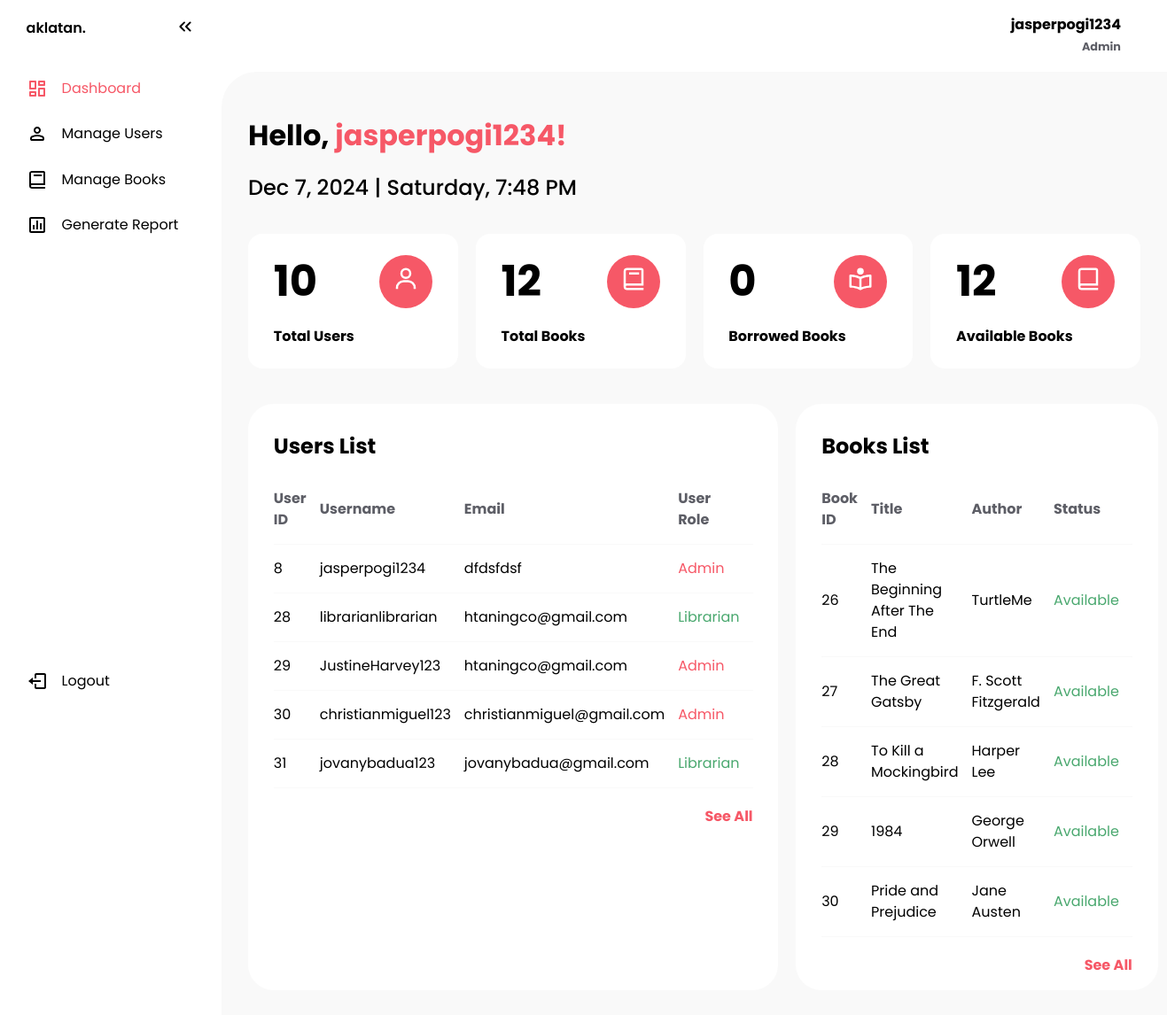
/views/admin/dashboard.php (signed in), run on the app's committed database.
### tables this page shows
CREATE TABLE `tbl_user` (
  `user_id` int(11) NOT NULL,
  `username` varchar(255) DEFAULT NULL,
  `user_password` varchar(255) DEFAULT NULL,
  `user_email` varchar(255) DEFAULT NULL,
  `user_role` enum('Librarian','Admin','','') DEFAULT NULL
);

CREATE TABLE `tbl_book` (
  `book_id` int(11) NOT NULL,
  `book_title` varchar(255) DEFAULT NULL,
  `book_author` varchar(255) DEFAULT NULL,
  `book_publisher` varchar(255) DEFAULT NULL,
  `book_publication_year` varchar(255) DEFAULT NULL,
  `book_status` enum('Available','Borrowed','','') NOT NULL,
  `book_borrowed_date` datetime DEFAULT NULL,
  `book_returned_date` datetime DEFAULT NULL
);

### views/admin/dashboard.php (the view, shortened to what this page needs)
<?php
include("../../includes/auth.php");
$query_users = "SELECT COUNT(*) as total_users FROM tbl_user";
$stmt_users = $pdo->prepare($query_users);
$stmt_users->execute();
$row_users = $stmt_users->fetch(PDO::FETCH_ASSOC);
$total_users = $row_users ? $row_users['total_users'] : 0;
$query_books = "SELECT COUNT(*) as total_books FROM tbl_book";
$stmt_books = $pdo->prepare($query_books);
$stmt_books->execute();
$row_books = $stmt_books->fetch(PDO::FETCH_ASSOC);
$total_books = $row_books ? $row_books['total_books'] : 0;
$query_books = "SELECT book_id, book_title, book_author, book_publisher, book_status FROM tbl_book LIMIT 5";
$stmt_books = $pdo->prepare($query_books);
$stmt_books->execute();
$books = $stmt_books->fetchAll(PDO::FETCH_ASSOC);
$query_users = "SELECT user_id, username, user_email, user_role FROM tbl_user LIMIT 5";
$stmt_users = $pdo->prepare($query_users);
$stmt_users->execute();
$users = $stmt_users->fetchAll(PDO::FETCH_ASSOC);
$query_books = "SELECT COUNT(*) as total_books FROM tbl_book WHERE book_status = 'Borrowed'";
$stmt_books = $pdo->prepare($query_books);
$stmt_books->execute();
$row_books = $stmt_books->fetch(PDO::FETCH_ASSOC);
$total_borrowed_books = $row_books ? $row_books['total_books'] : 0;
$query_books = "SELECT COUNT(*) as total_books FROM tbl_book WHERE book_status = 'Available'";
$stmt_books = $pdo->prepare($query_books);
$stmt_books->execute();
$row_books = $stmt_books->fetch(PDO::FETCH_ASSOC);
$total_available_books = $row_books ? $row_books['total_books'] : 0;
?>
<!DOCTYPE html>
<html lang="en">
<head>
    <link rel="stylesheet" href="../../assets/css/style.css">
</head>
<body>
    <nav id="sidebar" style="display: flex; flex-direction: column; justify-content: space-between;">
        <ul>
            <li>
                <span class="logo">aklatan.</span>
                <button onclick=toggleSidebar() id="toggle-btn">
                </button>
            </li>
            <li class="active">
                <a href="dashboard.php">
                    <span>Dashboard</span>
                </a>
            </li>
            <li>
                <a href="manage_user.php">
                    <span>Manage Users</span>
                </a>
            </li>
            <li>
                <a href="manage_books.php">
                    <svg xmlns="http://www.w3.org/2000/svg" width="24" height="24" viewBox="0 0 24 24">
                        <path d="M6 22h15v-2H6.012C5.55 19.988 5 19.805 5 19s.55-.988 1.012-1H21V4c0-1.103-.897-2-2-2H6c-1.206 0-3 .799-3 3v14c0 2.201 1.794 3 3 3zM5 8V5c0-.805.55-.988 1-1h13v12H5V8z" />
                        <path d="M8 6h9v2H8z" />
                    </svg>
                    <span>Manage Books</span>
                </a>
            </li>
            <li>
                <a href="reports.php">
                    <svg xmlns="http://www.w3.org/2000/svg" width="24" height="24" viewBox="0 0 24 24">
                        <path d="M3 5v14c0 1.103.897 2 2 2h14c1.103 0 2-.897 2-2V5c0-1.103-.897-2-2-2H5c-1.103 0-2 .897-2 2zm16.001 14H5V5h14l.001 14z"></path>
                        <path d="M11 7h2v10h-2zm4 3h2v7h-2zm-8 2h2v5H7z"></path>
                    </svg>
                    <span>Generate Report</span>
                </a>
            </li>
        </ul>
        <ul>
            <li>
                <a href=""></a>
            </li>
            <li>
                <a href="#" onclick="confirmLogout()">
                    <svg xmlns="http://www.w3.org/2000/svg" width="24" height="24" viewBox="0 0 24 24" transform: ;msFilter:;">
                        <path d="M16 13v-2H7V8l-5 4 5 4v-3z"></path>
                        <path d="M20 3h-9c-1.103 0-2 .897-2 2v4h2V5h9v14h-9v-4H9v4c0 1.103.897 2 2 2h9c1.103 0 2-.897 2-2V5c0-1.103-.897-2-2-2z"></path>
                    </svg>
                    <span>Logout</span>
                </a>
            </li>
        </ul>
    </nav>
    <div class="main-container">
        <header>
            <div class="flex-container" style="gap: 20px;">
                <div>
                    <h4><?php echo $_SESSION['username']; ?></h4>
                    <strong>Admin</strong>
                </div>
            </div>
        </header>
        <main>
            <div class="user-title">
                <h1>Hello, <span class="user-name"><?php echo $_SESSION['username']; ?>!</span></h1>
                <h5 class="date-and-time"><?php echo date("M j, Y | l, g:i A"); ?></h5>
            </div>
            <div class="flex-container" style="margin-top: 40px; gap: 20px;">
                <div class="container statistics">
                    <div class="flex-container" style="justify-content: space-between; align-items: center;">
                        <span class="number"><?php echo $total_users; ?></span>
                        <div class="circle"><span><svg xmlns="http://www.w3.org/2000/svg" width="30" height="30" viewBox="0 0 24 24" style="fill: #fff; transform: ;msFilter:;">
                                    <path d="M12 2a5 5 0 1 0 5 5 5 5 0 0 0-5-5zm0 8a3 3 0 1 1 3-3 3 3 0 0 1-3 3zm9 11v-1a7 7 0 0 0-7-7h-4a7 7 0 0 0-7 7v1h2v-1a5 5 0 0 1 5-5h4a5 5 0 0 1 5 5v1z"></path>
                                </svg>
                            </span></div>
                    </div>
                    <div style="margin-top: 20px; font-weight: bold;">
                        <span>Total Users</span>
                    </div>
                </div>
                <div class="container statistics">
                    <div class="flex-container" style="justify-content: space-between; align-items: center;">
                        <span class="number"><?php echo $total_books; ?></span>
                        <div class="circle"><span></span></div>
                    </div>
                    <div style="margin-top: 20px; font-weight: bold;">
                        <span>Total Books</span>
                    </div>
                </div>
                <div class="container statistics">
                    <div class="flex-container" style="justify-content: space-between; align-items: center;">
                        <span class="number"><?php echo $total_borrowed_books; ?></span>
                        <div class="circle"><span></span></div>
                    </div>
                    <div style="margin-top: 20px; font-weight: bold;">
                        <span>Borrowed Books</span>
                    </div>
                </div>
                <div class="container statistics">
                    <div class="flex-container" style="justify-content: space-between; align-items: center;">
                        <span class="number"><?php echo $total_available_books; ?></span>
                        <div class="circle"><span><svg xmlns="http://www.w3.org/2000/svg" width="30" height="30" viewBox="0 0 24 24" style="fill: #fff;transform: ;msFilter:;">
                                    <path d="M19 2H6c-1.206 0-3 .799-3 3v14c0 2.201 1.794 3 3 3h15v-2H6.012C5.55 19.988 5 19.806 5 19s.55-.988 1.012-1H21V4c0-1.103-.897-2-2-2zm0 14H5V5c0-.806.55-.988 1-1h13v12z"></path>
                                </svg></span></div>
                    </div>
                    <div style="margin-top: 20px; font-weight: bold;">
                        <span>Available Books</span>
                    </div>
                </div>
            </div>
            <div class="book-and-user-container">
                <div class="container flex-item border-radius-large">
                    <div class="container-header">
                        <h2>Users List</h2>
                    </div>
                    <table class="content-table">
                        <thead>
                            <tr>
                                <th>User ID</th>
                                <th>Username</th>
                                <th>Email</th>
                                <th>User Role</th>
                            </tr>
                        </thead>
                        <tbody id="user-record">
                            <?php foreach ($users as $user): ?>
                                <tr class="user-row">
                                    <td class="user-id"><?php echo htmlspecialchars($user['user_id']); ?></td>
                                    <td class="username"><?php echo htmlspecialchars($user['username']); ?></td>
                                    <td class="user-email"><?php echo htmlspecialchars($user['user_email']); ?></td>
                                    <td class="user-role" style="color: <?= ($user['user_role'] === 'Librarian') ? '#4aa86f' : '#f65867' ?>;"><?php echo htmlspecialchars($user['user_role']); ?></td>
                                </tr>
                            <?php endforeach; ?>
                        </tbody>
                    </table>
                    <div class="see-all-link">
                        <a href="./manage_user.php">See All</a>
                    </div>
                </div>
                <div class="container flex-item border-radius-large">
                    <div class="container-header">
                        <h2>Books List</h2>
                    </div>
                    <table class="content-table">
                        <thead>
                            <tr>
                                <th>Book ID</th>
                                <th>Title</th>
                                <th>Author</th>
                                <th>Status</th>
                            </tr>
                        </thead>
                        <tbody id="book-record">
                            <?php foreach ($books as $book): ?>
                                <tr class="book-row">
                                    <td class="book-id"><?php echo htmlspecialchars($book['book_id']); ?></td>
                                    <td class="book-title"><?php echo htmlspecialchars($book['book_title']); ?></td>
                                    <td class="book-author"><?php echo htmlspecialchars($book['book_author']); ?></td>
                                    <td class="book-status" style="color: <?= ($book['book_status'] === 'Available') ? '#4aa86f' : '#f65867' ?>;"><?php echo htmlspecialchars($book['book_status']); ?></td>
                                </tr>
                            <?php endforeach; ?>
                        </tbody>
                    </table>
                    <div class="see-all-link">
                        <a href="./manage_books.php">See All</a>
                    </div>
                </div>
            </div>
        </main>
    </div>
</body>
</html>

### assets/css/style.css (style rules this page uses)
:root { --base-clr: #fff; --main-clr: #f9f9f9; --line-clr: #5d5e66; --hover-clr: #fa7380; --text-clr: #000; --accent-clr: #f65867; --secondary-text-clr: #4a628a; }
* { margin: 0; padding: 0; box-sizing: border-box; }
html { font-family: Poppins, "Segoe UI", Tahoma, Geneva, Verdana, sans-serif; line-height: 1.5rem; }
body { min-height: 100vh; min-height: 100dvh; font-family: Poppins, "Segoe UI", Tahoma, Geneva, Verdana, sans-serif; background-color: var(--base-clr); color: var(--text-clr); display: grid; grid-template-columns: auto 1fr; }
#sidebar { box-sizing: border-box; height: 100vh; width: 250px; padding: 5px 1em; background-color: var(--base-clr); position: sticky; top: 0; align-self: start; transition: 300ms ease-in-out; overflow: hidden; text-wrap: nowrap; }
#sidebar ul { list-style: none; }
header div { text-align: end; }
strong { font-size: 0.8rem; color: var(--line-clr); }
#sidebar a, #sidebar .dropdown-btn, #sidebar .logo { border-radius: 0.5em; padding: 0.85em; text-decoration: none; color: var(--text-clr); display: flex; align-items: center; gap: 1em; }
#sidebar svg { flex-shrink: 0; fill: var(--text-clr); }
#sidebar a span, #sidebar .dropdown-btn span { flex-grow: 1; }
main { background-color: var(--main-clr); padding: min(30px, 7%); border-top-left-radius: 40px; }
.container { border-radius: 1em; margin-bottom: 20px; padding: 1rem 1.8rem; background-color: var(--base-clr); }
.border-radius-large { border-radius: 1.8em; }
.flex-item { width: 100%; }
.flex-container { display: flex; justify-content: space-between; }
.number { font-size: 3rem; font-weight: bold; }
.statistics { padding: 1.5rem 1.8rem; }
.statistics { flex-basis: 25%; }
.circle { width: 60px; height: 60px; border-radius: 50%; background-color: var(--accent-clr); display: flex; justify-content: center; align-items: center; }
.book-and-user-container { margin-top: 20px; display: flex; justify-content: space-between; gap: 20px; }
.user-title { padding-top: 30px; }
.user-name { color: var(--accent-clr); }
header { background-color: var(--base-clr); padding: 1em 2em; display: flex; position: sticky; top: 0px; justify-content: space-between; align-items: center; }
.content-table { border-collapse: collapse; border-radius: 5px 5px 0 0; overflow: hidden; }
.content-table thead tr { color: var(--line-clr); text-align: left; font-weight: bold; }
.content-table th, .content-table td { padding: 15px 15px 15px 0px; }
.content-table tbody tr, .content-table thead tr { border-bottom: 1px solid var(--main-clr); }
table { margin-top: 20px; width: 100%; border-radius: 10px; }
.container-header { margin-top: 20px; display: flex; justify-content: space-between; align-items: center; }
.date-and-time { font-size: 1.5rem; margin-top: 35px; font-weight: 500; }

### data on the page
tbl_user: user_id "8", username "jasperpogi1234", user_email "dfdsfdsf", user_role "Admin"
tbl_user: user_id "28", username "librarianlibrarian", user_email "htaningco@gmail.com", user_role "Librarian"
tbl_user: user_id "29", username "JustineHarvey123", user_email "htaningco@gmail.com", user_role "Admin"
tbl_user: user_id "30", username "christianmiguel123", user_email "christianmiguel@gmail.com", user_role "Admin"
tbl_user: user_id "31", username "jovanybadua123", user_email "jovanybadua@gmail.com", user_role "Librarian"
tbl_book: book_id "26", book_title "The Beginning After The End", book_author "TurtleMe", book_status "Available"
tbl_book: book_id "27", book_title "The Great Gatsby", book_author "F. Scott Fitzgerald", book_status "Available"
tbl_book: book_id "28", book_title "To Kill a Mockingbird", book_author "Harper Lee", book_status "Available"
tbl_book: book_id "29", book_title "1984", book_author "George Orwell", book_status "Available"
tbl_book: book_id "30", book_title "Pride and Prejudice", book_author "Jane Austen", book_status "Available"

### other printed values
$_SESSION['username'] "jasperpogi1234"
$total_users "10"
$total_books "12"
$total_borrowed_books "0"
$total_available_books "12"
